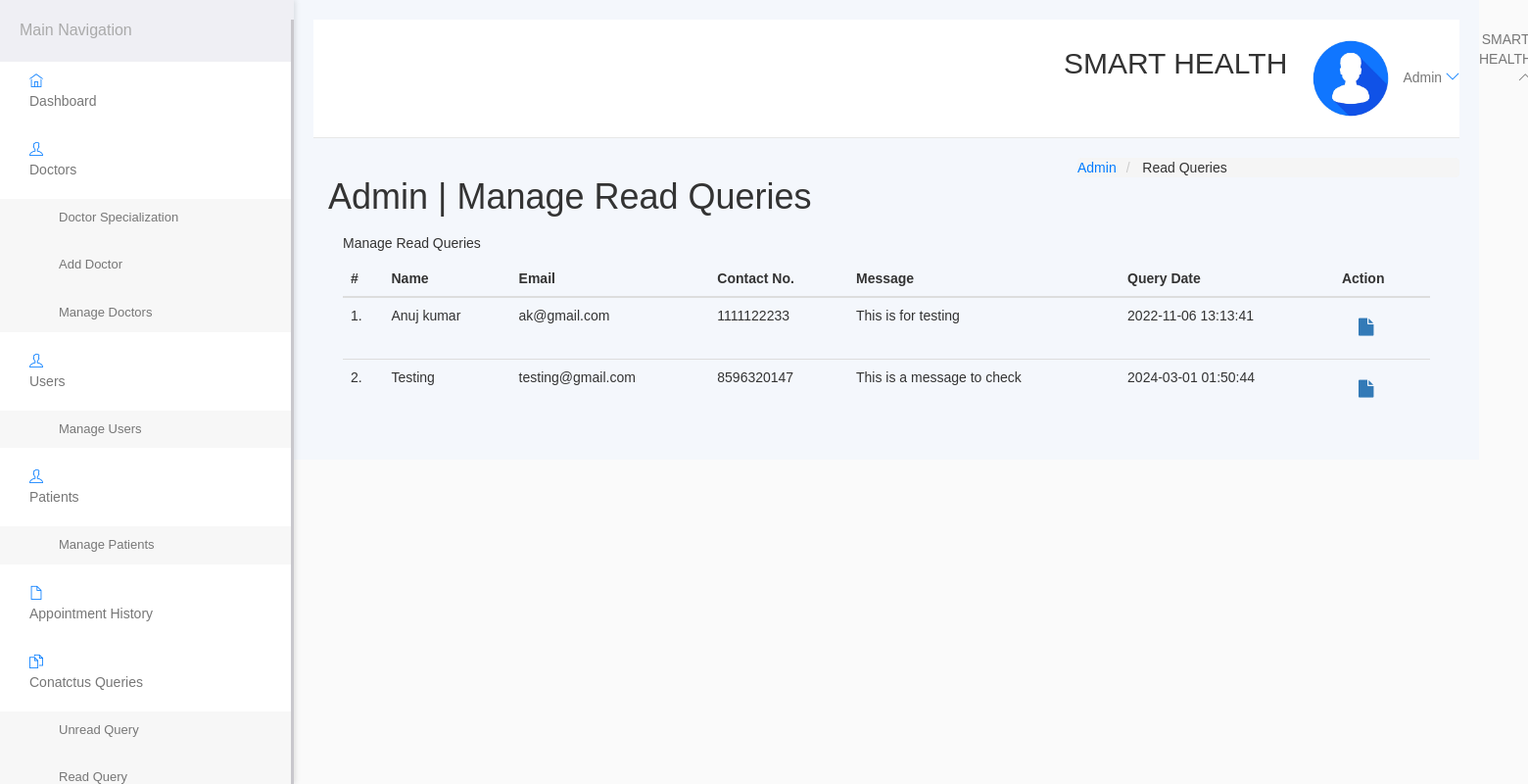
/hospital/hms/admin/read-query.php (signed in), run on the app's committed database.
### tables this page shows
CREATE TABLE `tblcontactus` (
  `id` int(11) NOT NULL,
  `fullname` varchar(255) DEFAULT NULL,
  `email` varchar(255) DEFAULT NULL,
  `contactno` bigint(12) DEFAULT NULL,
  `message` mediumtext DEFAULT NULL,
  `PostingDate` timestamp NULL DEFAULT current_timestamp(),
  `AdminRemark` mediumtext DEFAULT NULL,
  `LastupdationDate` timestamp NULL DEFAULT NULL ON UPDATE current_timestamp(),
  `IsRead` int(11) DEFAULT NULL
);

### hospital/hms/admin/read-query.php (the view, shortened to what this page needs)
<?php
include('include/config.php');
if (strlen($_SESSION['id'] == 0)) {
	header('location:logout.php');
} else {
?>
	<!DOCTYPE html>
	<html lang="en">
	<head>
		<link rel="stylesheet" href="vendor/bootstrap/css/bootstrap.min.css">
		<link rel="stylesheet" href="vendor/fontawesome/css/font-awesome.min.css">
		<link rel="stylesheet" href="vendor/themify-icons/themify-icons.min.css">
		<link href="vendor/animate.css/animate.min.css" rel="stylesheet" media="screen">
		<link href="vendor/perfect-scrollbar/perfect-scrollbar.min.css" rel="stylesheet" media="screen">
		<link href="vendor/switchery/switchery.min.css" rel="stylesheet" media="screen">
		<link href="vendor/bootstrap-touchspin/jquery.bootstrap-touchspin.min.css" rel="stylesheet" media="screen">
		<link href="vendor/select2/select2.min.css" rel="stylesheet" media="screen">
		<link href="vendor/bootstrap-datepicker/bootstrap-datepicker3.standalone.min.css" rel="stylesheet" media="screen">
		<link href="vendor/bootstrap-timepicker/bootstrap-timepicker.min.css" rel="stylesheet" media="screen">
		<link rel="stylesheet" href="assets/css/styles.css">
		<link rel="stylesheet" href="assets/css/plugins.css">
		<link rel="stylesheet" href="assets/css/themes/theme-1.css" id="skin_color" />
	</head>
	<body>
		<div id="app">
			<?php include('include/sidebar.php'); ?>
			<div class="app-content">
				<?php include('include/header.php'); ?>
				<div class="main-content">
					<div class="wrap-content container" id="container">
						<section id="page-title">
							<div class="row">
								<div class="col-sm-8">
									<h1 class="mainTitle">Admin | Manage Read Queries</h1>
								</div>
								<ol class="breadcrumb">
									<li>
										<span>Admin</span>
									</li>
									<li class="active">
										<span>Read Queries</span>
									</li>
								</ol>
							</div>
						</section>
						<div class="container-fluid container-fullw bg-white">
							<div class="row">
								<div class="col-md-12">
									<h5 class="over-title margin-bottom-15">Manage <span class="text-bold">Read Queries</span></h5>
									<table class="table table-hover" id="sample-table-1">
										<thead>
											<tr>
												<th class="center">#</th>
												<th>Name</th>
												<th class="hidden-xs">Email</th>
												<th>Contact No. </th>
												<th>Message </th>
												<th>Query Date</th>
												<th>Action</th>
											</tr>
										</thead>
										<tbody>
											<?php
											$sql = mysqli_query($con, "select * from tblcontactus where IsRead is not null");
											$cnt = 1;
											while ($row = mysqli_fetch_array($sql)) {
											?>
												<tr>
													<td class="center"><?php echo $cnt; ?>.</td>
													<td class="hidden-xs"><?php echo $row['fullname']; ?></td>
													<td><?php echo $row['email']; ?></td>
													<td><?php echo $row['contactno']; ?></td>
													<td><?php echo $row['message']; ?></td>
													<td><?php echo $row['PostingDate']; ?></td>
													<td>
														<div class="visible-md visible-lg hidden-sm hidden-xs">
															<a href="query-details.php?id=<?php echo $row['id']; ?>" class="btn btn-transparent btn-lg" title="View Details"><i class="fa fa-file"></i></a>
														</div>
													</td>
												</tr>
											<?php
												$cnt = $cnt + 1;
											} ?>
										</tbody>
									</table>
								</div>
							</div>
						</div>
					</div>
				</div>
			</div>
		</div>
		<?php include('include/footer.php'); ?>
	</body>
	</html>
<?php } ?>

### hospital/hms/admin/assets/css/styles.css (style rules this page uses)
* { margin: 0; padding: 0; box-sizing: border-box; }
body { font-family: "Arial", sans-serif; background-color: #f4f7fc; color: #333; display: flex; min-height: 100vh; overflow-x: hidden; }
.app-content { margin-left: 300px; width: calc(100% - 300px); padding: 20px; background-color: #f4f7fc; }
.breadcrumb { margin: 0; padding: 0; list-style: none; display: flex; gap: 5px; }
.breadcrumb li { font-size: 14px; color: #007bff; }
.breadcrumb li.active { color: #333; }

### hospital/hms/admin/assets/css/themes/theme-1.css (style rules this page uses)
body { background: #FAFAFA; }

### data on the page
tblcontactus: fullname "Anuj kumar", email "ak@gmail.com", contactno "1111122233", message "This is for testing", PostingDate "2022-11-06 13:13:41"
tblcontactus: fullname "Testing", email "testing@gmail.com", contactno "8596320147", message "This is a message to check", PostingDate "2024-03-01 01:50:44"
